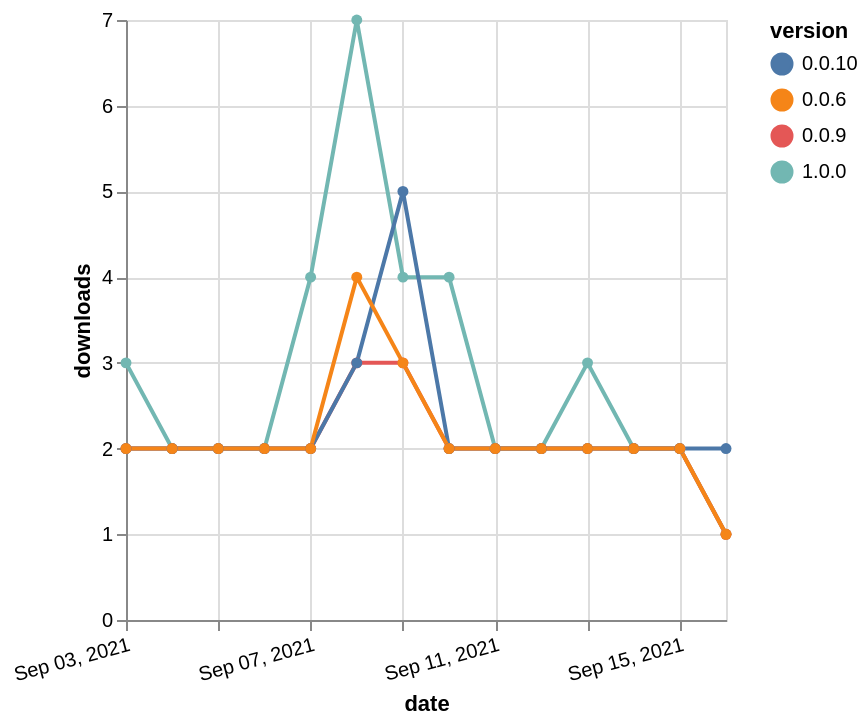

Vega-Lite specification stored for this chart:
### Vega-Lite specification from a JSON file in a GitHub repository (floating-point values rounded to 4 significant figures)
{"$schema": "https://vega.github.io/schema/vega-lite/v5.json", "description": "A simple bar chart with embedded data.", "data": {"values": [{"date": "2021-09-03", "total": 698, "delta": 3, "version": "1.0.0"}, {"date": "2021-09-04", "total": 700, "delta": 2, "version": "1.0.0"}, {"date": "2021-09-05", "total": 702, "delta": 2, "version": "1.0.0"}, {"date": "2021-09-06", "total": 704, "delta": 2, "version": "1.0.0"}, {"date": "2021-09-07", "total": 708, "delta": 4, "version": "1.0.0"}, {"date": "2021-09-08", "total": 715, "delta": 7, "version": "1.0.0"}, {"date": "2021-09-09", "total": 719, "delta": 4, "version": "1.0.0"}, {"date": "2021-09-10", "total": 723, "delta": 4, "version": "1.0.0"}, {"date": "2021-09-11", "total": 725, "delta": 2, "version": "1.0.0"}, {"date": "2021-09-12", "total": 727, "delta": 2, "version": "1.0.0"}, {"date": "2021-09-13", "total": 730, "delta": 3, "version": "1.0.0"}, {"date": "2021-09-14", "total": 732, "delta": 2, "version": "1.0.0"}, {"date": "2021-09-15", "total": 734, "delta": 2, "version": "1.0.0"}, {"date": "2021-09-16", "total": 735, "delta": 1, "version": "1.0.0"}, {"date": "2021-09-03", "total": 2272, "delta": 2, "version": "0.0.9"}, {"date": "2021-09-04", "total": 2274, "delta": 2, "version": "0.0.9"}, {"date": "2021-09-05", "total": 2276, "delta": 2, "version": "0.0.9"}, {"date": "2021-09-06", "total": 2278, "delta": 2, "version": "0.0.9"}, {"date": "2021-09-07", "total": 2280, "delta": 2, "version": "0.0.9"}, {"date": "2021-09-08", "total": 2283, "delta": 3, "version": "0.0.9"}, {"date": "2021-09-09", "total": 2286, "delta": 3, "version": "0.0.9"}, {"date": "2021-09-10", "total": 2288, "delta": 2, "version": "0.0.9"}, {"date": "2021-09-11", "total": 2290, "delta": 2, "version": "0.0.9"}, {"date": "2021-09-12", "total": 2292, "delta": 2, "version": "0.0.9"}, {"date": "2021-09-13", "total": 2294, "delta": 2, "version": "0.0.9"}, {"date": "2021-09-14", "total": 2296, "delta": 2, "version": "0.0.9"}, {"date": "2021-09-15", "total": 2298, "delta": 2, "version": "0.0.9"}, {"date": "2021-09-16", "total": 2299, "delta": 1, "version": "0.0.9"}, {"date": "2021-09-03", "total": 1911, "delta": 2, "version": "0.0.10"}, {"date": "2021-09-04", "total": 1913, "delta": 2, "version": "0.0.10"}, {"date": "2021-09-05", "total": 1915, "delta": 2, "version": "0.0.10"}, {"date": "2021-09-06", "total": 1917, "delta": 2, "version": "0.0.10"}, {"date": "2021-09-07", "total": 1919, "delta": 2, "version": "0.0.10"}, {"date": "2021-09-08", "total": 1922, "delta": 3, "version": "0.0.10"}, {"date": "2021-09-09", "total": 1927, "delta": 5, "version": "0.0.10"}, {"date": "2021-09-10", "total": 1929, "delta": 2, "version": "0.0.10"}, {"date": "2021-09-11", "total": 1931, "delta": 2, "version": "0.0.10"}, {"date": "2021-09-12", "total": 1933, "delta": 2, "version": "0.0.10"}, {"date": "2021-09-13", "total": 1935, "delta": 2, "version": "0.0.10"}, {"date": "2021-09-14", "total": 1937, "delta": 2, "version": "0.0.10"}, {"date": "2021-09-15", "total": 1939, "delta": 2, "version": "0.0.10"}, {"date": "2021-09-16", "total": 1941, "delta": 2, "version": "0.0.10"}, {"date": "2021-09-03", "total": 2834, "delta": 2, "version": "0.0.6"}, {"date": "2021-09-04", "total": 2836, "delta": 2, "version": "0.0.6"}, {"date": "2021-09-05", "total": 2838, "delta": 2, "version": "0.0.6"}, {"date": "2021-09-06", "total": 2840, "delta": 2, "version": "0.0.6"}, {"date": "2021-09-07", "total": 2842, "delta": 2, "version": "0.0.6"}, {"date": "2021-09-08", "total": 2846, "delta": 4, "version": "0.0.6"}, {"date": "2021-09-09", "total": 2849, "delta": 3, "version": "0.0.6"}, {"date": "2021-09-10", "total": 2851, "delta": 2, "version": "0.0.6"}, {"date": "2021-09-11", "total": 2853, "delta": 2, "version": "0.0.6"}, {"date": "2021-09-12", "total": 2855, "delta": 2, "version": "0.0.6"}, {"date": "2021-09-13", "total": 2857, "delta": 2, "version": "0.0.6"}, {"date": "2021-09-14", "total": 2859, "delta": 2, "version": "0.0.6"}, {"date": "2021-09-15", "total": 2861, "delta": 2, "version": "0.0.6"}, {"date": "2021-09-16", "total": 2862, "delta": 1, "version": "0.0.6"}]}, "width": "container", "mark": {"type": "line", "point": {"filled": true}}, "encoding": {"x": {"field": "date", "type": "temporal", "timeUnit": "yearmonthdate", "title": "date", "axis": {"labelAngle": -15}}, "y": {"field": "delta", "type": "quantitative", "title": "downloads"}, "color": {"field": "version", "type": "nominal"}, "tooltip": {"field": "delta"}}}
